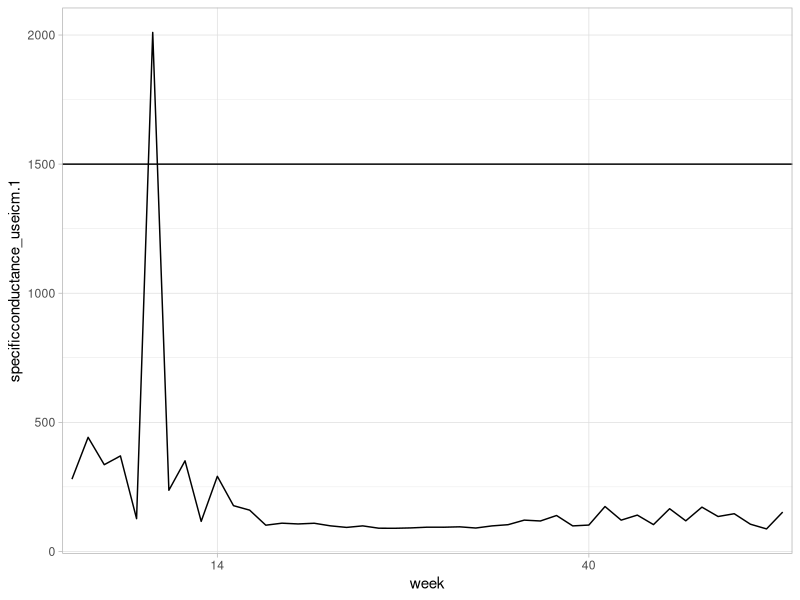
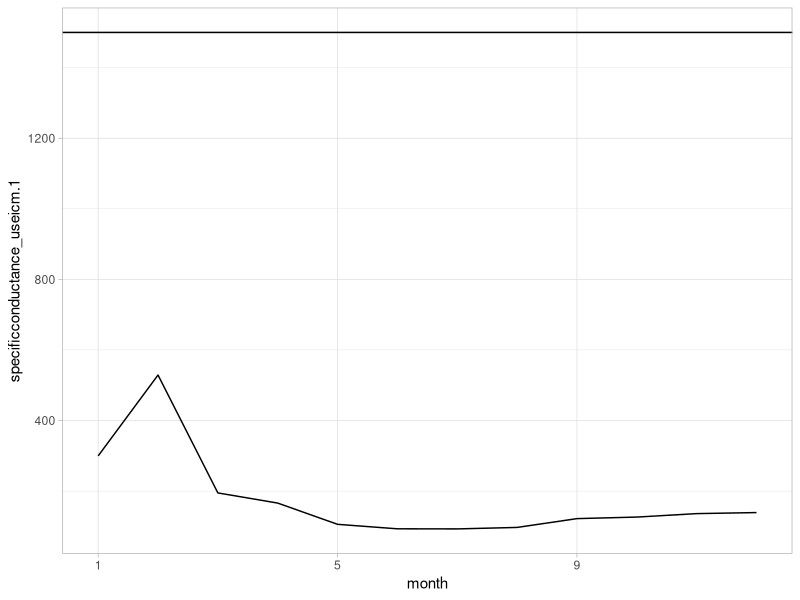
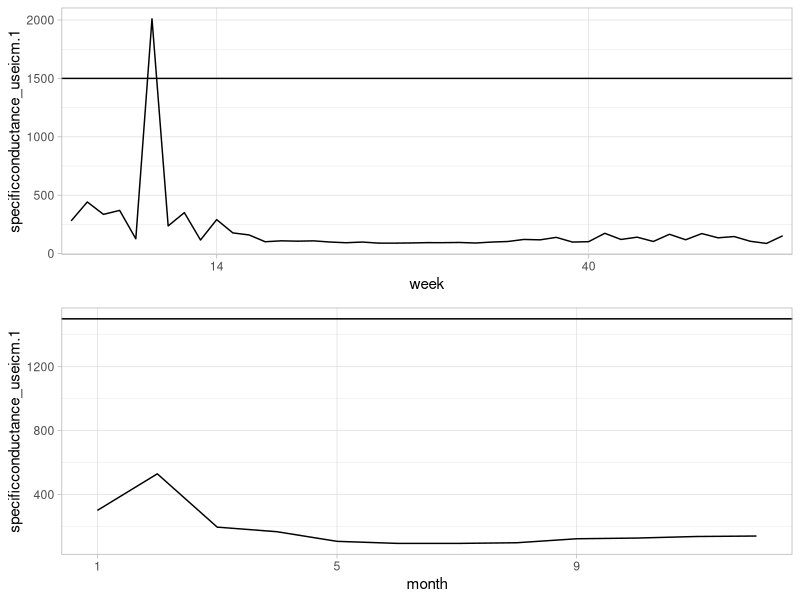
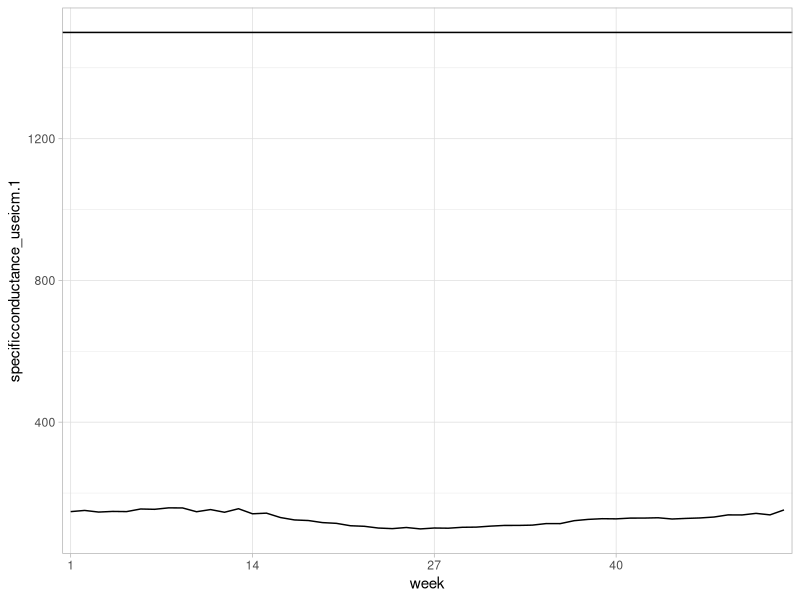
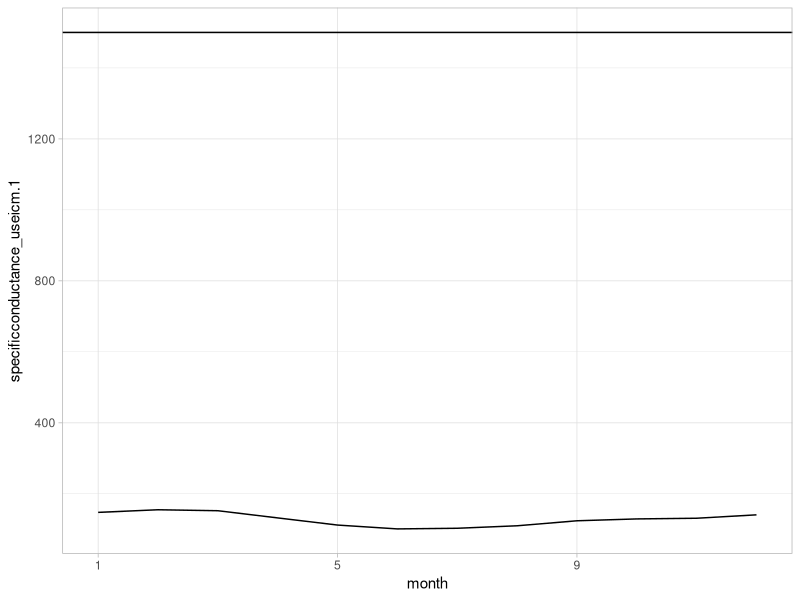
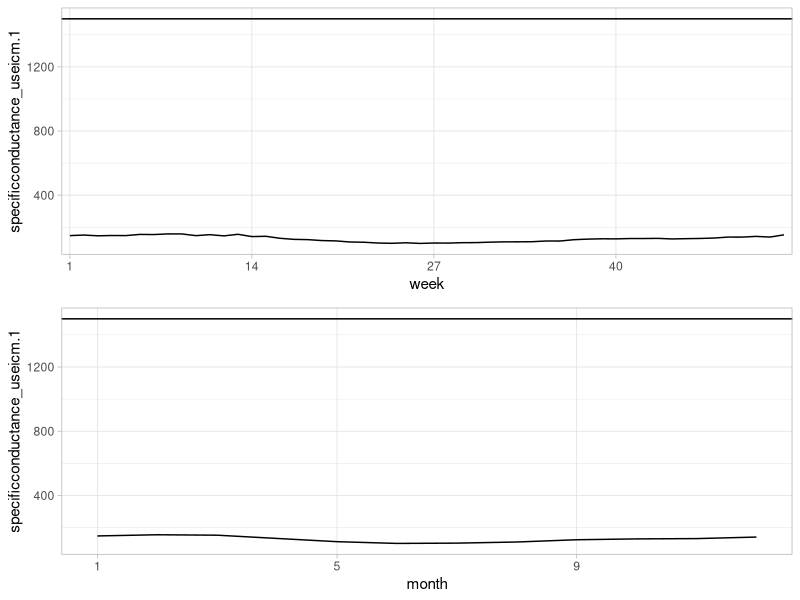
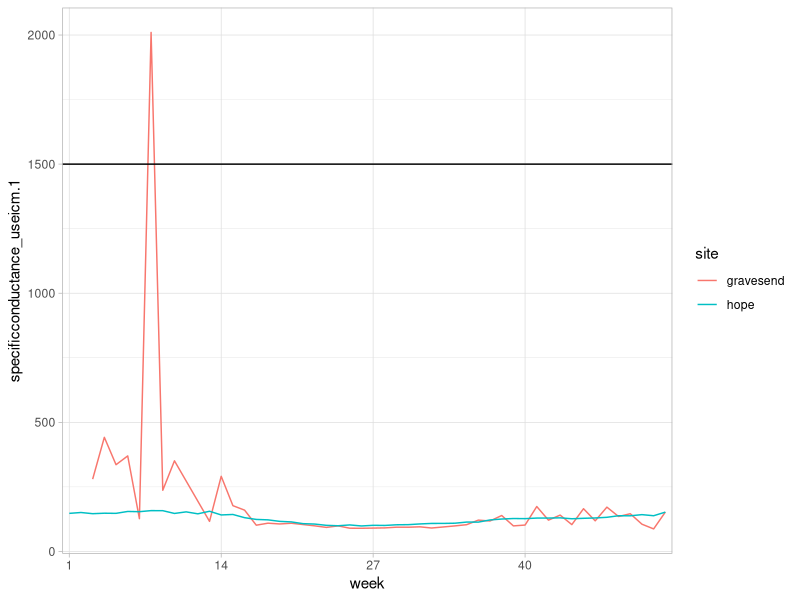
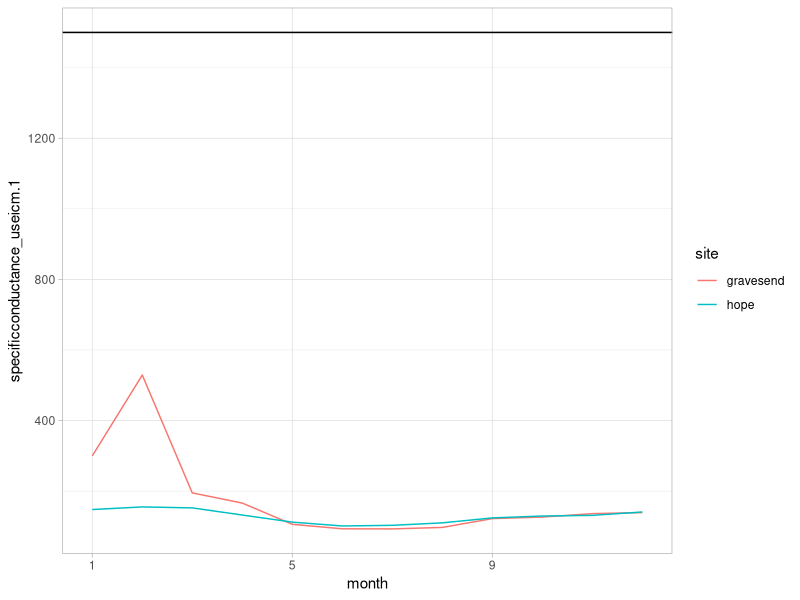

R code for these plots, in order:

##Looking at specific conductance to figure out why the gravesend values are so much lower
library(tidyverse)
library(dplyr)
library(ggpubr)


#Gravesend
gravesendspecificconductance <- read.csv("gravesendspecificconductance.csv") %>%
  rename("sample_time" = 1,
         "sample_number" = 2,
         "sample_type" = 3)

gravesendspecificconductance <- gravesendspecificconductance %>%
  mutate(week = lubridate::isoweek(sample_time),
         month = lubridate::month(sample_time)) %>%
  relocate(c("week", "month"), .after = sample_time) %>%
  mutate(week = factor(week),
         month = factor(month))

gravesend_specificconductance_meanweeks <-
  gravesendspecificconductance %>%
  group_by(lubridate::isoweek(sample_time)) %>%
  summarize_at("specificconductance_useicm.1",
               mean,
               na.rm=TRUE) %>%
  rename("week" = "lubridate::isoweek(sample_time)") %>%
  mutate(week = factor(week))

gravesend_specificconductance_meanmonths <-
  gravesendspecificconductance %>%
  group_by(lubridate::month(sample_time)) %>%
  summarize_at("specificconductance_useicm.1",
               mean,
               na.rm=TRUE) %>%
  rename("month" = "lubridate::month(sample_time)") %>%
  mutate(month = factor(month))

gravesend_specificconductance_week <-
  ggplot() +
  geom_line(data = gravesend_specificconductance_meanweeks,
            aes(x = week,
                y= specificconductance_useicm.1,
                group = 1)) +
  geom_hline(yintercept = 1500) +
  scale_x_discrete(breaks=seq(1,52,13)) +
  theme_light()

gravesend_specificconductance_week

gravesend_specificconductance_month <-
  ggplot() +
  geom_line(data = gravesend_specificconductance_meanmonths,
            aes(x = month,
                y= specificconductance_useicm.1,
                group = 1)) +
  geom_hline(yintercept = 1500) +
  scale_x_discrete(breaks=seq(1,12,4)) +
  theme_light()
gravesend_specificconductance_month

specificconductance_gravesend <-
  ggarrange(gravesend_specificconductance_week, 
            gravesend_specificconductance_month,
            nrow= 2, ncol=1)
specificconductance_gravesend


#Hope

hopespecificconductance <- read.csv("hopespecificconductance.csv") %>%
  rename("sample_time" = 1,
         "sample_number" = 2,
         "sample_type" = 3)

hopespecificconductance <- hopespecificconductance %>%
  mutate(week = lubridate::isoweek(sample_time),
         month = lubridate::month(sample_time)) %>%
  relocate(c("week", "month"), .after = sample_time) %>%
  mutate(week = factor(week),
         month = factor(month))

hope_specificconductance_meanweeks <-
  hopespecificconductance %>%
  group_by(lubridate::isoweek(sample_time)) %>%
  summarize_at("specificconductance_useicm.1",
               mean,
               na.rm=TRUE) %>%
  rename("week" = "lubridate::isoweek(sample_time)") %>%
  mutate(week = factor(week))

hope_specificconductance_meanmonths <-
  hopespecificconductance %>%
  group_by(lubridate::month(sample_time)) %>%
  summarize_at("specificconductance_useicm.1",
               mean,
               na.rm=TRUE) %>%
  rename("month" = "lubridate::month(sample_time)") %>%
  mutate(month = factor(month))

hope_specificconductance_week <-
  ggplot() +
  geom_line(data = hope_specificconductance_meanweeks,
            aes(x = week,
                y= specificconductance_useicm.1,
                group = 1)) +
  geom_hline(yintercept = 1500) +
  scale_x_discrete(breaks=seq(1,52,13)) +
  theme_light()

hope_specificconductance_week

hope_specificconductance_month <-
  ggplot() +
  geom_line(data = hope_specificconductance_meanmonths,
            aes(x = month,
                y= specificconductance_useicm.1,
                group = 1)) +
  geom_hline(yintercept = 1500) +
  scale_x_discrete(breaks=seq(1,12,4)) +
  theme_light()
hope_specificconductance_month

specificconductance_hope <-
  ggarrange(hope_specificconductance_week, 
            hope_specificconductance_month,
            nrow= 2, ncol=1)
specificconductance_hope

###Combining graphs to compare between sites
hopespecificconductance <- hopespecificconductance %>%
  mutate(site = "hope") %>%
  relocate(site, .after = month)

gravesendspecificconductance <- gravesendspecificconductance %>%
  mutate(site = "gravesend") %>%
  relocate(site, .after = month)  

specificconductance <- hopespecificconductance %>%
  full_join(gravesendspecificconductance, 
            by = c("sample_time", "week", "month", "sample_number", "sample_type", "site", "specificconductance_useicm.1"))

specificconductance_meanweeks <-
  specificconductance %>%
  group_by(lubridate::isoweek(sample_time), site) %>%
  summarize_at("specificconductance_useicm.1",
               mean,
               na.rm=TRUE) %>%
  rename("week" = "lubridate::isoweek(sample_time)") %>%
  mutate(week = factor(week))

specificconductance_meanmonths <-
  specificconductance %>%
  group_by(lubridate::month(sample_time), site) %>%
  summarize_at("specificconductance_useicm.1",
               mean,
               na.rm=TRUE) %>%
  rename("month" = "lubridate::month(sample_time)") %>%
  mutate(month = factor(month))

#plotting together

specificconductance_week <-
  ggplot() +
  geom_line(data = specificconductance_meanweeks,
            aes(x = week,
                y= specificconductance_useicm.1,
                group = site,
                colour = site)) +
  geom_hline(yintercept = 1500) +
  scale_x_discrete(breaks=seq(1,52,13)) +
  theme_light()

specificconductance_week

specificconductance_month <-
  ggplot() +
  geom_line(data = specificconductance_meanmonths,
            aes(x = month,
                y= specificconductance_useicm.1,
                group = site,
                colour = site)) +
  geom_hline(yintercept = 1500) +
  scale_x_discrete(breaks=seq(1,12,4)) +
  theme_light()
specificconductance_month

specificconductance <-
  ggarrange(specificconductance_week, 
            specificconductance_month,
            nrow= 2, ncol=1)
specificconductance